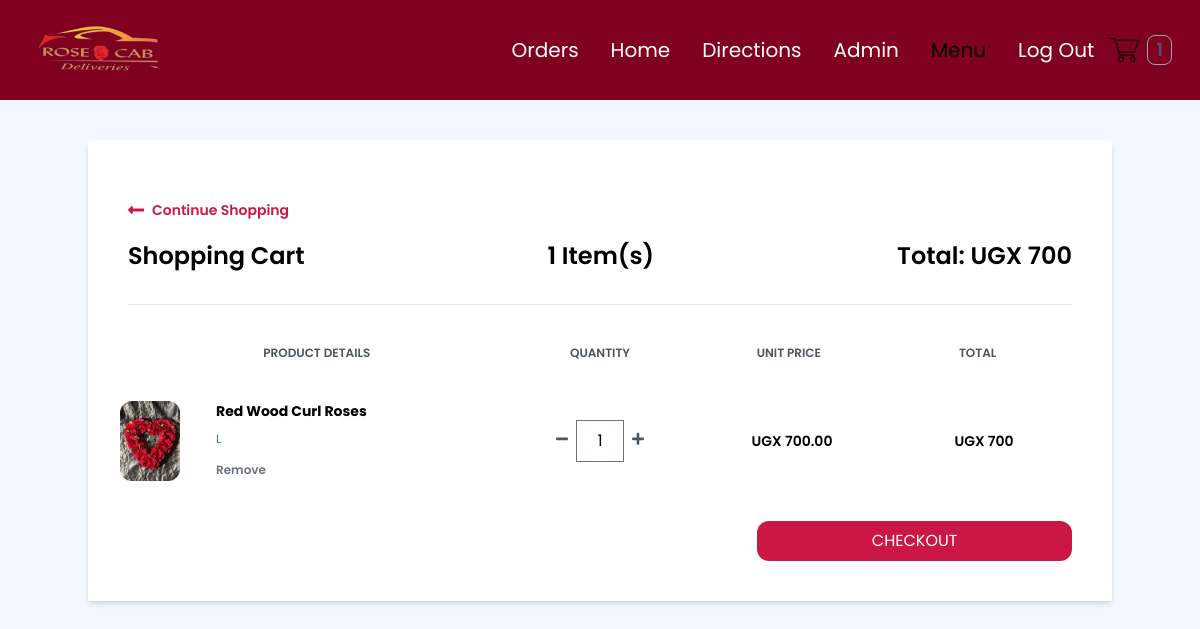
Screenshot of /cart/ (signed in) with the database file from the repository.
### order/models.py (models this page shows, shortened)
class Order(models.Model):
    PAYMENT_CHOICES = (("cash", "cash"), ("online", "online"))
    DELIVERY_CHOICES = (("delivery", "delivery"), ("carryout", "carryout"))
    transaction_id = models.UUIDField(
        primary_key=True, default=uuid.uuid4, editable=True
    )
    customer = models.ForeignKey(Customer, on_delete=models.CASCADE)
    STATUS =(
        ('Pending','Pending'),
        ('Order Confirmed','Order Confirmed'),
        ('Out for Delivery','Out for Delivery'),
        ('Delivered','Delivered'),
    )
    status=models.CharField(max_length=50,null=True,choices=STATUS,default='Pending')
    date_ordered = models.DateTimeField(auto_now_add=True)
    date_modified = models.DateTimeField(auto_now=True)
    complete = models.BooleanField(default=False)
    paid = models.BooleanField(default=False)
    payment_method = models.CharField(max_length=10, choices=PAYMENT_CHOICES)
    delivery_method = models.CharField(max_length=10, choices=DELIVERY_CHOICES)
    shipping = models.ForeignKey(
        "ShippingAddress", on_delete=models.SET_NULL, blank=True, null=True
    )
    pickup = models.ForeignKey(
        "PickUpDetail", on_delete=models.SET_NULL, blank=True, null=True
    )
    coupon = models.ForeignKey(
        "Coupon", on_delete=models.SET_NULL, blank=True, null=True
    )
    email = models.EmailField(max_length=70, null=True, blank=True)
    phone = models.CharField(max_length=20, null=True, blank=True)
    @property
    def get_cart_subtotal(self):
        order_items = self.orderitem_set.all()
        total = sum([item.get_total for item in order_items])
        return total
    get_cart_subtotal.fget.short_description = "Subtotal"
    @property
    def get_cart_total(self):
        total = self.get_cart_subtotal
        if self.coupon:
            total = total - self.get_coupon_value
        return total
    get_cart_total.fget.short_description = "Total"
    @property
    def get_cart_items(self):
        order_items = self.orderitem_set.all()
        total = sum([item.quantity for item in order_items])
        return total
    get_cart_items.fget.short_description = "# Items"
    @property
    def get_coupon_value(self):
        if self.coupon:
            if self.coupon.discount_type == "Percent":
                coupon_value = round(
                    self.get_cart_subtotal * self.coupon.discount_amount / 100, 2
                )
            else:
                coupon_value = self.coupon.discount_amount
        else:
            coupon_value = None
        return coupon_value
    get_coupon_value.fget.short_description = "Coupon"

class OrderItem(models.Model):
    product = models.ForeignKey(Product, on_delete=models.CASCADE)
    order = models.ForeignKey(Order, on_delete=models.CASCADE)
    variation = models.ForeignKey(
        ProductVariant, on_delete=models.SET_NULL, blank=True, null=True
    )
    quantity = models.IntegerField(default=0)
    date_added = models.DateTimeField(auto_now_add=True)
    @property
    def get_total(self):
        if self.product.has_variants:
            total = self.variation.price * self.quantity
        else:
            total = self.product.price * self.quantity
        return total
    get_total.fget.short_description = "Total"
    def image_tag(self):
        return mark_safe(
            f'<img src="{self.product.image.url}" width="100" height="100" />'
        )
    image_tag.short_description = "Image"

### store/models.py (models this page shows, shortened)
class Product(models.Model):
    id = models.UUIDField(primary_key=True, default=uuid.uuid4, editable=False)
    name = models.CharField(max_length=100)
    price = models.DecimalField(max_digits=6, decimal_places=2, blank=True, null=True)
    desc = models.TextField(max_length=500, blank=True, null=True)
    image = models.ImageField(blank=True, upload_to="images")
    created_at = models.DateField(auto_now_add=True)
    updated_at = models.DateField(auto_now=True)
    product_category = models.ForeignKey(
        "Category", on_delete=models.CASCADE, null=True, blank=True
    )
    class Meta:
        ordering = ("product_category",)
    def image_tag(self):  # pragma: no cover
        if self.image:
            return mark_safe(f'<img src="{self.image.url}" width="100" height="100" />')
    image_tag.short_description = "Image"
    @property
    def has_variants(self):
        if self.productvariant_set.count() > 0:
            return True
        else:
            return False

class ProductVariant(models.Model):
    title = models.CharField(max_length=100, blank=True, null=True)
    product = models.ForeignKey(Product, on_delete=models.CASCADE)
    size = models.ForeignKey(Size, on_delete=models.CASCADE)
    price = models.DecimalField(max_digits=6, decimal_places=2)

class Size(models.Model):
    name = models.CharField(max_length=20, blank=True, null=True, unique=True)

### order/views.py (the view)
# urls.py: path("cart/", views.cart, name="cart"),
def cart(request):
    try:
        customer = get_customer_or_guest(request)
    except:
        return redirect("store:products")
    customer_order = Order.objects.filter(customer=customer, complete=False)
    if customer_order.exists():
        customer_items = OrderItem.objects.filter(order_id__in=customer_order).order_by(
            "product__name", "-variation__size"
        )
        customer_order = customer_order[0]
    else:
        customer_order, customer_items = None, None
    context = {
        "order": customer_order,
        "items": customer_items,
    }
    return render(request, "order/cart.html", context)

### order/views.py (called while the page is built)
def get_customer_or_guest(request):
    if request.user.is_authenticated:
        customer = request.user.customer
    else:
        customer, created = Customer.objects.get_or_create(
            device=request.COOKIES["device"]
        )
    return customer

### store/context_processors.py (called while the page is built, shortened)
def get_cart_quantity(request):
    if request.user.is_authenticated:
        try:
            customer = request.user.customer
        except:
            number_of_items = 0
    try:
        customer_order = Order.objects.filter(customer=customer, complete=False)[0]
        number_of_items = customer_order.get_cart_items
    except:
        number_of_items = 0
    return {"cart_quantity": number_of_items}

### templates/order/cart.html (shortened to what this page needs)
{% extends 'store/base.html' %} {% block content %} {% if not items %}
<div class="container mx-auto mt-10">
  <div class="w-full bg-white p-10 text-center">
    <h2 class="font-bold">Your cart is empty</h2>
    <div>
      <a id="links"
        href="{% url 'store:products' %}"
        class="flex font-semibold text-indigo-600 text-sm my-5 w-1/4"
      >
        <svg
          class="fill-current mr-2 text-indigo-600 w-4"
          viewBox="0 0 448 512"
        >
          <path
            d="M134.059 296H436c6.627 0 12-5.373 12-12v-56c0-6.627-5.373-12-12-12H134.059v-46.059c0-21.382-25.851-32.09-40.971-16.971L7.029 239.029c-9.373 9.373-9.373 24.569 0 33.941l86.059 86.059c15.119 15.119 40.971 4.411 40.971-16.971V296z"
          />
        </svg>
        Continue Shopping
      </a>
    </div>
  </div>
</div>
{% else %}
<div class="container mx-auto mt-10">
  <div class="flex flex-col shadow-md my-10">
    <div class="w-full bg-white p-3 md:p-10">
      <a id="links"
        href="{% url 'store:products' %}"
        class="flex font-semibold text-sm my-5 w-1/4"
      >
        <svg
          class="fill-current mr-2 w-4"
          viewBox="0 0 448 512"
        >
          <path
            d="M134.059 296H436c6.627 0 12-5.373 12-12v-56c0-6.627-5.373-12-12-12H134.059v-46.059c0-21.382-25.851-32.09-40.971-16.971L7.029 239.029c-9.373 9.373-9.373 24.569 0 33.941l86.059 86.059c15.119 15.119 40.971 4.411 40.971-16.971V296z"
          />
        </svg>
        Continue Shopping
      </a>
      <div class="flex justify-between border-b pb-8">
        <h1 class="font-semibold text-2xl">Shopping Cart</h1>
        <h2 class="font-semibold text-2xl">{{order.get_cart_items}} Item(s)</h2>
        <h2 class="font-semibold text-2xl">
          Total: UGX&nbsp;{{order.get_cart_subtotal|floatformat:0}}
        </h2>
      </div>
      <div
        class="flex mt-10 mb-5 font-semibold text-center text-gray-600 text-xs uppercase"
      >
        <h3 class="w-2/5">Product Details</h3>
        <h3 class="w-1/5 text-center">Quantity</h3>
        <h3 class="w-1/5 text-center">Unit Price</h3>
        <h3 class="w-1/5 text-center">Total</h3>
      </div>
      {% for item in items %}
      <div class="flex items-center hover:bg-gray-100 -mx-8 px-6 py-5">
        <div class="flex w-2/5">
          <div class="w-20">
            <img
              class="h-20 rounded-xl"
              src="{{item.product.image.url}}"
              alt=""
            />
          </div>
          <div class="flex flex-col justify-between ml-4 flex-grow">
            <span class="font-bold text-sm">{{ item.product.name|title }}</span>
            <span class="text-green-500 text-xs"
              >{{item.variation.size.name}}</span
            >
            <form
              action="{% url 'order:remove-from-cart' item.id %}"
              method="post"
            >
              <button
                type="submit"
                class="font-semibold hover:text-red-500 text-gray-500 text-xs"
              >
                Remove
              </button>
            </form>
          </div>
        </div>
        <div
          class="flex justify-center items-center w-1/5 individual-container"
        >
          <form
            action="{% url 'order:reduce-product-quantity' item.pk %}"
            method="post"
          >
            <button type="submit">
              <svg class="fill-current text-gray-600 w-3" viewBox="0 0 448 512">
                <path
                  d="M416 208H32c-17.67 0-32 14.33-32 32v32c0 17.67 14.33 32 32 32h384c17.67 0 32-14.33 32-32v-32c0-17.67-14.33-32-32-32z"
                />
              </svg>
            </button>
          </form>
          <input
            class="quantity mx-2 border text-center w-12"
            type="number"
            value="{{item.quantity}}"
            min="1"
            oninput="validity.valid||(value='');"
            id="{{item.pk}}"
          />
          <form
            action="{% url 'order:increase-product-quantity' item.pk %}"
            method="post"
          >
            <button type="submit">
            </button>
          </form>
        </div>
        <h1 class="text-center w-1/5 font-semibold text-sm">
          UGX&nbsp;{% firstof item.variation.price item.product.price|floatformat:0 %}
        </h1>
        <span class="text-center w-1/5 font-semibold text-sm"
          >UGX&nbsp;{{item.get_total|floatformat:0}}</span
        >
      </div>
      {% endfor %}
      <div class="mt-5">
        <form action="{% url 'order:checkout' %}" method="POST">
          <button id="add-cart-btn"
            type="submit"
            class="rounded-xl w-1/3 py-2 mt-2 uppercase flex items-center justify-center ml-auto"
          >
            Checkout
          </button>
        </form>
      </div>
    </div>
  </div>
</div>
{% endif %}
{% endblock %}

### store/static/store/src/styles.css (style rules this page uses)
html { line-height: 1.5; -webkit-text-size-adjust: 100%; -moz-tab-size: 4; -o-tab-size: 4; tab-size: 4; font-family: ui-sans-serif, system-ui, -apple-system, BlinkMacSystemFont, "Segoe UI", Roboto, "Helvetica Neue", Arial, "Noto Sans", sans-serif, "Apple Color Emoji", "Segoe UI Emoji", "Segoe UI Symbol", "Noto Color Emoji"; font-feature-settings: normal; }
body { margin: 0; line-height: inherit; }
h1, h2, h3, h4, h5, h6 { font-size: inherit; font-weight: inherit; }
a { color: inherit; text-decoration: inherit; }
button, input, optgroup, select, textarea { font-family: inherit; font-size: 100%; font-weight: inherit; line-height: inherit; color: inherit; margin: 0; padding: 0; }
button, select { text-transform: none; }
button, [type='button'], [type='reset'], [type='submit'] { -webkit-appearance: button; background-color: transparent; background-image: none; }
blockquote, dl, dd, h1, h2, h3, h4, h5, h6, hr, figure, p, pre { margin: 0; }
input::placeholder, textarea::placeholder { opacity: 1; color: #9CA3AF; }
button, [role="button"] { cursor: pointer; }
img, svg, video, canvas, audio, iframe, embed, object { display: block; vertical-align: middle; }
img, video { max-width: 100%; height: auto; }
[type='text'],[type='email'],[type='url'],[type='password'],[type='number'],[type='date'],[type='datetime-local'],[type='month'],[type='search'],[type='tel'],[type='time'],[type='week'],[multiple],textarea,select { -webkit-appearance: none; -moz-appearance: none; appearance: none; background-color: #fff; border-color: #6B7280; border-width: 1px; border-radius: 0px; padding-top: 0.5rem; padding-right: 0.75rem; padding-bottom: 0.5rem; padding-left: 0.75rem; font-size: 1rem; line-height: 1.5rem; --tw-shadow: 0 0 #0000; }
input::placeholder,textarea::placeholder { color: #6B7280; opacity: 1; }
.container { width: 100%; }
@media (min-width: 640px) { .container { max-width: 640px; } }
@media (min-width: 768px) { .container { max-width: 768px; } }
@media (min-width: 1024px) { .container { max-width: 1024px; } }
.m-0 { margin: 0px; }
.mx-2 { margin-left: 0.5rem; margin-right: 0.5rem; }
.my-5 { margin-top: 1.25rem; margin-bottom: 1.25rem; }
.mx-auto { margin-left: auto; margin-right: auto; }
.my-10 { margin-top: 2.5rem; margin-bottom: 2.5rem; }
.-mx-8 { margin-left: -2rem; margin-right: -2rem; }
.ml-auto { margin-left: auto; }
.mt-5 { margin-top: 1.25rem; }
.mt-2 { margin-top: 0.5rem; }
.mr-2 { margin-right: 0.5rem; }
.mt-10 { margin-top: 2.5rem; }
.mb-5 { margin-bottom: 1.25rem; }
.ml-4 { margin-left: 1rem; }
.flex { display: flex; }
.h-20 { height: 5rem; }
.w-full { width: 100%; }
.w-4 { width: 1rem; }
.w-1\/3 { width: 33.333333%; }
.w-1\/4 { width: 25%; }
.w-2\/5 { width: 40%; }
.w-1\/5 { width: 20%; }
.w-20 { width: 5rem; }
.w-3 { width: 0.75rem; }
.w-12 { width: 3rem; }
.flex-grow { flex-grow: 1; }
.flex-col { flex-direction: column; }
.items-center { align-items: center; }
.justify-center { justify-content: center; }
.justify-between { justify-content: space-between; }
.rounded-xl { border-radius: 0.75rem; }
.border { border-width: 1px; }
.border-b { border-bottom-width: 1px; }
.bg-white { --tw-bg-opacity: 1; background-color: rgb(255 255 255 / var(--tw-bg-opacity)); }
.fill-current { fill: currentColor; }
.p-0 { padding: 0px; }
.p-3 { padding: 0.75rem; }
.py-2 { padding-top: 0.5rem; padding-bottom: 0.5rem; }
.px-6 { padding-left: 1.5rem; padding-right: 1.5rem; }
.py-5 { padding-top: 1.25rem; padding-bottom: 1.25rem; }
.pb-8 { padding-bottom: 2rem; }
.text-center { text-align: center; }
.text-2xl { font-size: 1.5rem; line-height: 2rem; }
.text-sm { font-size: 0.875rem; line-height: 1.25rem; }
.text-xs { font-size: 0.75rem; line-height: 1rem; }
.font-semibold { font-weight: 600; }
.font-bold { font-weight: 700; }
.uppercase { text-transform: uppercase; }
.text-gray-600 { --tw-text-opacity: 1; color: rgb(75 85 99 / var(--tw-text-opacity)); }
.text-green-500 { --tw-text-opacity: 1; color: rgb(14 159 110 / var(--tw-text-opacity)); }
.text-gray-500 { --tw-text-opacity: 1; color: rgb(107 114 128 / var(--tw-text-opacity)); }
.shadow-md { --tw-shadow: 0 4px 6px -1px rgb(0 0 0 / 0.1), 0 2px 4px -2px rgb(0 0 0 / 0.1); --tw-shadow-colored: 0 4px 6px -1px var(--tw-shadow-color), 0 2px 4px -2px var(--tw-shadow-color); box-shadow: var(--tw-ring-offset-shadow, 0 0 #0000), var(--tw-ring-shadow, 0 0 #0000), var(--tw-shadow); }
@media (min-width: 768px) { .md\:p-10 { padding: 2.5rem; } }

### rows the page displays
Order: get_cart_items "1", get_cart_subtotal "700"
OrderItem: product.image (picture), product.name "Red Wood Curl Roses", variation.size.name "L", quantity "1", variation.price "700.00", get_total "700"

### other values shown
{{ cart_quantity }} "1"
